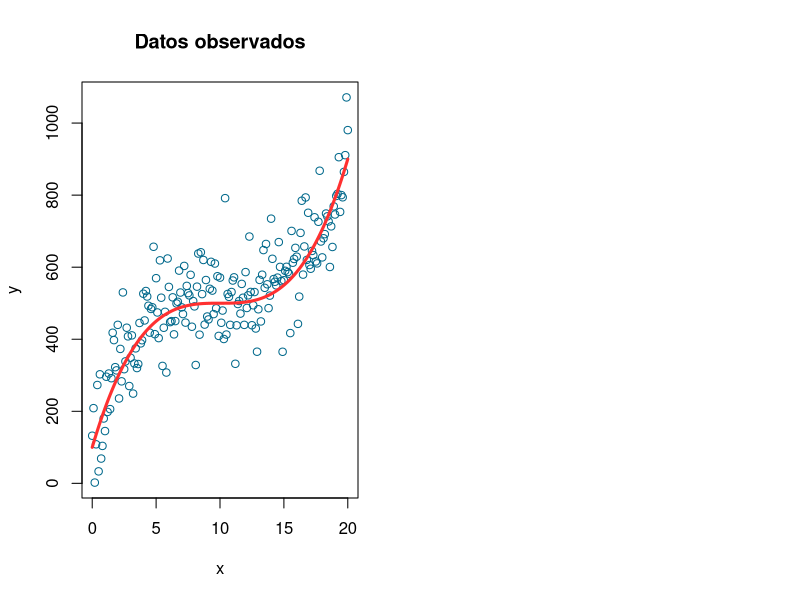

Recreate this plot in R. (Note: this script raises an error after producing the figure.)
##########################################################################
#      MAESTRIA EN GENERACION Y ANALISIS DE INFORMACION ESTADISTICA      #
#               UNIVERSIDAD NACIONAL DE TRES DE FEBRERO                  #
##########################################################################

## Curso: FUNDAMENTOS DE PROGRAMACION ESTADISTICA EN R
## Marzo de 2018
## Docente: German Rosati

########################################
######## EJEMPLO DE OVERFITTING ########
########################################

### GENERA DATOS SIMULADOS  -TrS- ###
set.seed(3)
q<-seq(from=0,to=20,by=0.1)
y<-500+0.4*(q-10)^3 
noise<-rnorm(length(q), mean=10, sd=80)
noisy.y<-y+noise 

x <- data.frame(cbind(q,noisy.y))
write.table(x, "x.csv", row.names = FALSE)

### GENERA TEST SET -TeS- ###
q<-seq(from=0,to=20,by=0.1)
y<-500+0.4*(q-10)^3 
noiset<-rnorm(length(q), mean=10, sd=80)
noisy.y<-y+noiset 

xt <- data.frame(cbind(q,noisy.y))
write.table(xt, "xt.csv", row.names = FALSE, sep = ";")


### GRAFICA DATOS Y FUNCION REAL ###
par(mfrow=c(1,2))
plot(q,noisy.y,col='deepskyblue4',xlab='x',ylab="y",main='Datos observados')
lines(q,y,col='firebrick1',lwd=3)


### GENERA MATRIZ DONDE GUARDAR LAS PREDICCIONES ###
predict<-matrix(NA,ncol=50,nrow=length(q))

#colnames(predict)<-c(rep("Train",25),rep("Test",25))

### LOOP PARA GENERAR 25 MODELOS POLINOMICOS Y 50 PREDICCIONES SOBRE TrS y TeS ###
for (i in 1:25){
        model<-lm(noisy.y ~poly(q,i,raw=TRUE))
        predict[1:length(q),i]<-predict(model)
        #lines(q,predict_Tr[[i]],col=cm.colors(i, alpha = 1),lwd=3)
        predict[1:length(q),i+25]<-predict(model,as.data.frame(cbind(qt,yt)))
}

### AGREGA LINEAS DE ALGUNOS MODELOS AL GRAFICO ###
lines(q,predict[,1],col="orange",lwd=3)
lines(q,predict[,3],col="blue",lwd=3)
lines(q,predict[,25],col="green",lwd=3)

mse<-matrix()
mse<-cbind(apply(((noisy.y-predict[,1:25])**2),2,mean),
apply(((noisy.yt-predict[,26:50])**2),2,mean))

plot(x=1:25,mse[,1],type="l",col="deepskyblue4",ylim=c(4000,10500),lwd=3,
     xlab="Complejidad",ylab="MSE",main='Errores')
lines(mse[,2],col="grey",lwd=3)

points(x=1,mse[1,1],pch=15,col="orange",cex=1.8)
points(x=1,mse[1,2],pch=15,col="orange",cex=1.8)
points(x=3,mse[3,1],pch=15,col="blue",cex=1.8)
points(x=3,mse[3,2],pch=15,col="blue",cex=1.8)
points(x=25,mse[25,1],pch=15,col="green",cex=1.8)
points(x=25,mse[25,2],pch=15,col="green",cex=1.8)
